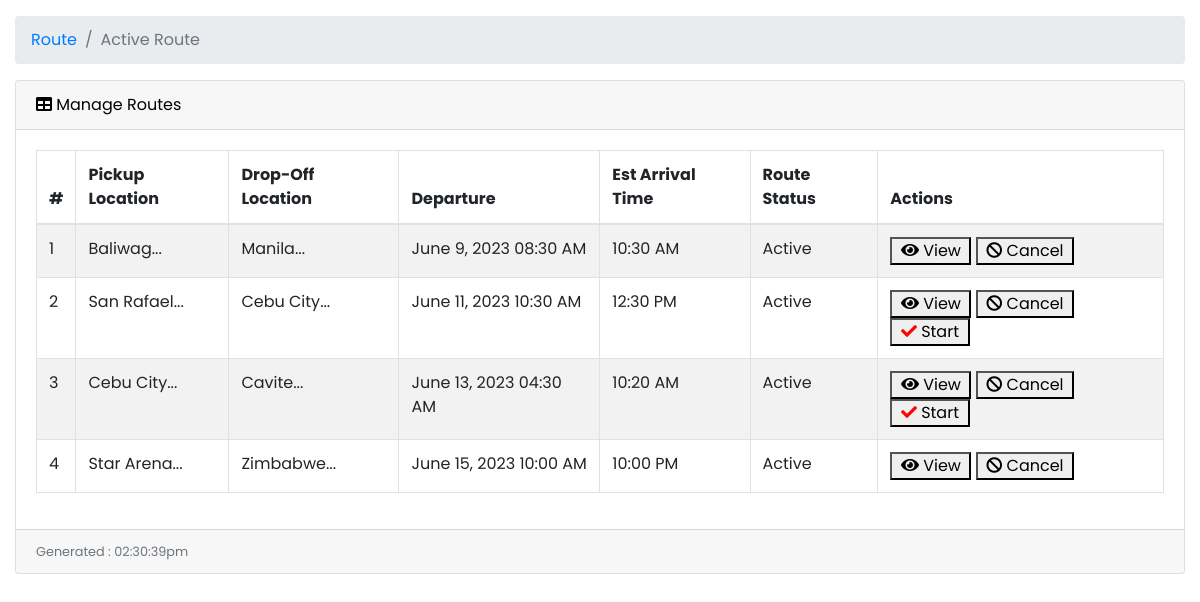
Page /user/driverRoute.php?status=Active (signed in) on the committed database.
### tables this page shows
CREATE TABLE `route` (
  `route_id` int(11) NOT NULL,
  `car_id` int(11) NOT NULL,
  `pickup_loc` varchar(255) NOT NULL,
  `dropoff_loc` varchar(255) NOT NULL,
  `departure` datetime NOT NULL DEFAULT current_timestamp(),
  `est_arrival_time` time NOT NULL,
  `route_status` varchar(15) NOT NULL,
  `cancellation_reason` varchar(255) DEFAULT NULL,
  `created_at` timestamp NOT NULL DEFAULT current_timestamp(),
  `updated_at` timestamp NOT NULL DEFAULT current_timestamp() ON UPDATE current_timestamp()
);

### user/driverRoute.php (the view, shortened to what this page needs)
<?php
include('../db.php');
?>
<!DOCTYPE html>
<html lang="en">
<head>
    <link href="vendor/fontawesome-free/css/all.min.css" rel="stylesheet" type="text/css">
    <link href="vendor/datatables/dataTables.bootstrap4.css" rel="stylesheet">
    <link href="vendor/css/sb-admin.css" rel="stylesheet">
</head>
<body id="page-top">
    <div id="wrapper">
        <div id="content-wrapper">
            <div class="container-fluid">
                <?php
                if (isset($_GET['status']) && $_GET['status'] === 'Active') {
                ?>
                    <ol class="breadcrumb">
                        <li class="breadcrumb-item">
                            <a href="">Route</a>
                        </li>
                        <li class="breadcrumb-item active">Active Route</li>
                    </ol>
                    <div class="card mb-3">
                        <div class="card-header">
                            <i class="fas fa-table"></i>
                            Manage Routes
                        </div>
                        <div class="card-body">
                            <div class="table-responsive">
                                <table class="table table-bordered table-striped table-hover" id="dataTable" width="100%" cellspacing="0">
                                    <thead>
                                        <tr>
                                            <th>#</th>
                                            <th>Pickup Location</th>
                                            <th>Drop-Off Location</th>
                                            <th>Departure</th>
                                            <th>Est Arrival Time</th>
                                            <th>Route Status</th>
                                            <th>Actions</th>
                                        </tr>
                                    </thead>
                                    <tbody>
                                        <?php
                                        $user_id = $_SESSION['user_id'];
                                        $ret = "SELECT r.*, c.*
                                        FROM route AS r
                                        INNER JOIN car AS c ON r.car_id = c.car_id
                                        WHERE (c.user_id = ? AND r.route_status IN ('Active', 'Fully Booked', 'Start', 'Picked-up','Dropped-off'))
                                        ORDER BY r.route_id";
                                        $stmt = $db->prepare($ret);
                                        $stmt->bind_param("s", $user_id);
                                        $stmt->execute();
                                        $result = $stmt->get_result();
                                        $cnt = 1;
                                        while ($row = $result->fetch_assoc()) {
                                            $car_id = $row['car_id'];
                                            $route_id = $row['route_id'];
                                            $countSeatsSql = "SELECT COUNT(*) AS total_seats FROM seat WHERE route_id = ?";
                                            $stmt = $db->prepare($countSeatsSql);
                                            $stmt->bind_param("i", $route_id);
                                            $stmt->execute();
                                            $countResult = $stmt->get_result();
                                            $countRow = $countResult->fetch_assoc();
                                            $totalSeats = $countRow['total_seats'];
                                            $checkBookingStatusSql = "SELECT COUNT(*) AS dropped_off_seats
                                            FROM seat
                                            INNER JOIN booking ON seat.seat_id = booking.seat_id
                                            WHERE seat.route_id = ? AND booking.booking_status = 'Dropped-off'";
                                            $stmt = $db->prepare($checkBookingStatusSql);
                                            $stmt->bind_param("i", $route_id);
                                            $stmt->execute();
                                            $bookingStatusResult = $stmt->get_result();
                                            $bookingStatusRow = $bookingStatusResult->fetch_assoc();
                                            $droppedOffSeats = $bookingStatusRow['dropped_off_seats'];
                                            $checkSeatsSql = "SELECT COUNT(*) AS available_seats
                                                                FROM seat
                                                                WHERE route_id = ? AND seat_status = 'Available'";
                                            $stmt = $db->prepare($checkSeatsSql);
                                            $stmt->bind_param("i", $route_id);
                                            $stmt->execute();
                                            $seatResult = $stmt->get_result();
                                            $seatRow = $seatResult->fetch_assoc();
                                            $availableSeats = $seatRow['available_seats'];
                                            echo "<tr>";
                                            echo "<td>" . $cnt . "</td>";
                                            echo "<td>" . substr($row['pickup_loc'], 0, 15) . "...</td>";
                                            echo "<td>" . substr($row['dropoff_loc'], 0, 15) . "...</td>";
                                            echo "<td>" . date('F j, Y h:i A', strtotime($row['departure'])) . "</td>";
                                            echo "<td>" . date('h:i A', strtotime($row['est_arrival_time'])) . "</td>";
                                            echo "<td>" . $row['route_status'] . "</td>";
                                            echo "<td>";
                                            echo "<a href='viewDriverRoute.php?user_id=" . $row['user_id'] . "&list=Active&route_id=" . $route_id . "'>
                                                    <button>&nbsp;&nbsp;<i class='fa fa-eye'></i>&nbsp;View&nbsp;&nbsp;</button>
                                                </a>";
                                            echo "<a onclick='return confirm(\"Are you sure you want to cancel the route?\")' href='cancelRoute.php?user_id=" . $row['user_id'] . "&car_id=" . $car_id . "&route_id=" . $route_id . "'>
                                                    <button>&nbsp;&nbsp;<i class='fa fa-ban'></i>&nbsp;Cancel&nbsp;&nbsp;</button>
                                                </a>";
                                            if ($availableSeats < $totalSeats && $row['route_status'] === 'Active') {
                                                echo "<button onclick='markRouteAsDone(" . $route_id . ");'>&nbsp;&nbsp;<i class='fa fa-check' style='color:red;'></i>&nbsp;Start&nbsp;&nbsp;</button>";
                                            } else if ($droppedOffSeats == $totalSeats && $row['route_status'] === 'Start') {
                                                echo "<a onclick='return confirm(\"Are you sure you want to mark the route as done?\")' href='doneRoute.php?list=driverRoute.php?status=Active&user_id=" . $row['user_id'] . "&car_id=" . $car_id . "&route_id=" . $route_id . "'>
                                                <button>&nbsp;&nbsp;<i class='fa fa-check' style = 'color: green'></i>&nbsp;Done&nbsp;&nbsp;</button>
                                            </a>";
                                            }
                                            echo "</td>";
                                            echo "</tr>";
                                            $cnt++;
                                        }
                                        ?>
                                    </tbody>
                                </table>
                            </div>
                        </div>
                        <div class="card-footer small text-muted">
                            <?php
                            echo "Generated : " . date("h:i:sa");
                            ?>
                        </div>
                    </div>
                <?php
                }
                ?>
            </div>
        </div>
</body>
</html>

### rows in the picture
route: pickup_loc "Baliwag", dropoff_loc "Manila", departure "June 9, 2023 08:30 AM", est_arrival_time "10:30 AM", route_status "Active"
route: pickup_loc "San Rafael", dropoff_loc "Cebu City", departure "June 11, 2023 10:30 AM", est_arrival_time "12:30 PM", route_status "Active"
route: pickup_loc "Cebu City", dropoff_loc "Cavite", departure "June 13, 2023 04:30 AM", est_arrival_time "10:20 AM", route_status "Active"
route: pickup_loc "Star Arena", dropoff_loc "Zimbabwe", departure "June 15, 2023 10:00 AM", est_arrival_time "10:00 PM", route_status "Active"
